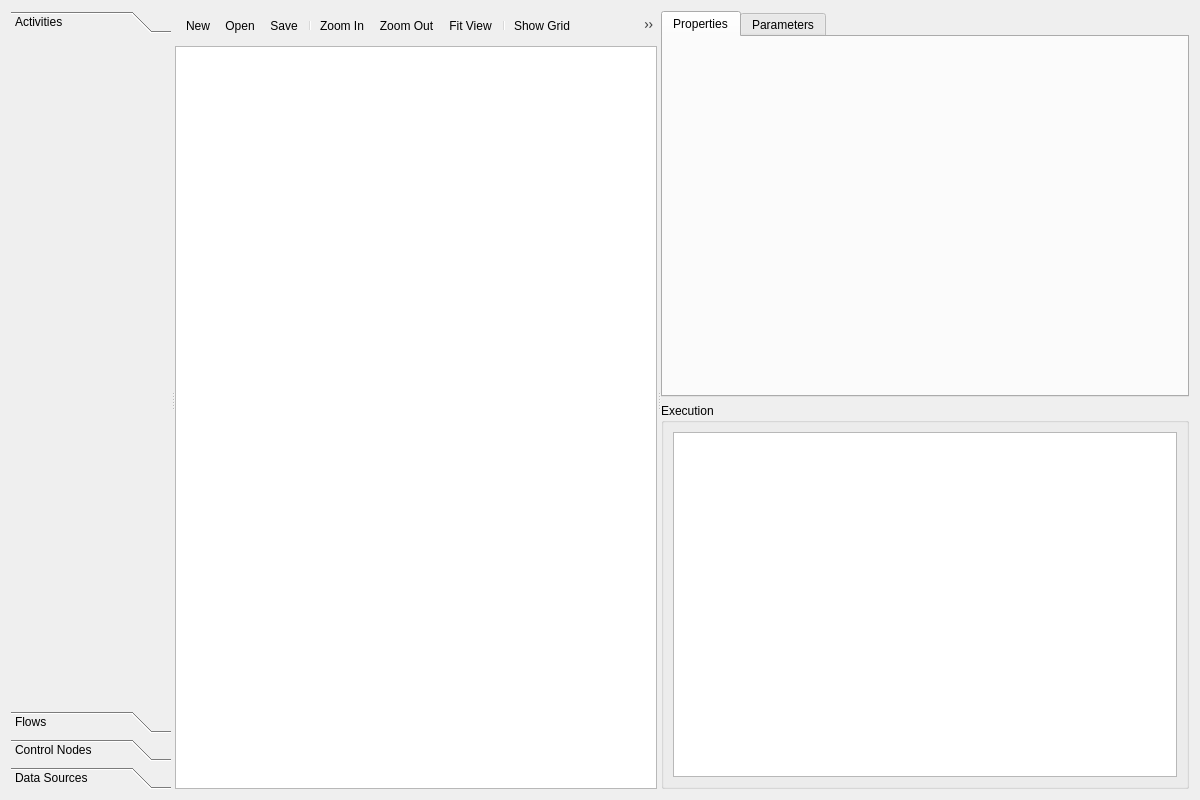
<?xml version="1.0" encoding="UTF-8"?>
<ui version="4.0">
 <class>FlowModelingForm</class>
 <widget class="QWidget" name="FlowModelingForm">
  <property name="geometry">
   <rect>
    <x>0</x>
    <y>0</y>
    <width>1200</width>
    <height>800</height>
   </rect>
  </property>
  <property name="windowTitle">
   <string>Flow Modeling</string>
  </property>
  <layout class="QHBoxLayout" name="horizontalLayout">
   <item>
    <widget class="QSplitter" name="mainSplitter">
     <property name="orientation">
      <enum>Qt::Horizontal</enum>
     </property>
     <widget class="QWidget" name="leftPanel">
      <layout class="QVBoxLayout" name="leftLayout">
       <item>
        <widget class="QToolBox" name="paletteToolbox">
         <property name="currentIndex">
          <number>0</number>
         </property>
         <widget class="QWidget" name="activitiesPage">
          <property name="geometry">
           <rect>
            <x>0</x>
            <y>0</y>
            <width>98</width>
            <height>28</height>
           </rect>
          </property>
          <attribute name="label">
           <string>Activities</string>
          </attribute>
         </widget>
         <widget class="QWidget" name="flowsPage">
          <property name="geometry">
           <rect>
            <x>0</x>
            <y>0</y>
            <width>98</width>
            <height>28</height>
           </rect>
          </property>
          <attribute name="label">
           <string>Flows</string>
          </attribute>
         </widget>
         <widget class="QWidget" name="controlNodesPage">
          <property name="geometry">
           <rect>
            <x>0</x>
            <y>0</y>
            <width>98</width>
            <height>28</height>
           </rect>
          </property>
          <attribute name="label">
           <string>Control Nodes</string>
          </attribute>
         </widget>
         <widget class="QWidget" name="dataPage">
          <property name="geometry">
           <rect>
            <x>0</x>
            <y>0</y>
            <width>98</width>
            <width>98</width>
            <height>28</height>
           </rect>
          </property>
          <attribute name="label">
           <string>Data Sources</string>
          </attribute>
         </widget>
        </widget>
       </item>
      </layout>
     </widget>
     <widget class="QWidget" name="centerPanel">
      <layout class="QVBoxLayout" name="centerLayout">
       <item>
        <widget class="QToolBar" name="toolBar">
         <addaction name="actionNew"/>
         <addaction name="actionOpen"/>
         <addaction name="actionSave"/>
         <addaction name="separator"/>
         <addaction name="actionZoomIn"/>
         <addaction name="actionZoomOut"/>
         <addaction name="actionFitView"/>
         <addaction name="separator"/>
         <addaction name="actionShowGrid"/>
         <addaction name="actionSnapGrid"/>
         <addaction name="separator"/>
         <addaction name="actionValidate"/>
         <addaction name="actionExecute"/>
        </widget>
       </item>
       <item>
        <widget class="QGraphicsView" name="canvas">
         <property name="renderHints">
          <set>QPainter::Antialiasing|QPainter::TextAntialiasing</set>
         </property>
         <property name="dragMode">
          <enum>QGraphicsView::RubberBandDrag</enum>
         </property>
        </widget>
       </item>
      </layout>
     </widget>
     <widget class="QWidget" name="rightPanel">
      <layout class="QVBoxLayout" name="rightLayout">
       <item>
        <widget class="QTabWidget" name="propertiesTab">
         <property name="currentIndex">
          <number>0</number>
         </property>
         <widget class="QWidget" name="generalTab">
          <attribute name="title">
           <string>Properties</string>
          </attribute>
          <layout class="QVBoxLayout" name="propertiesLayout"/>
         </widget>
         <widget class="QWidget" name="parametersTab">
          <attribute name="title">
           <string>Parameters</string>
          </attribute>
          <layout class="QVBoxLayout" name="parametersLayout"/>
         </widget>
        </widget>
       </item>
       <item>
        <widget class="QGroupBox" name="executionGroup">
         <property name="title">
          <string>Execution</string>
         </property>
         <layout class="QVBoxLayout" name="executionLayout">
          <item>
           <widget class="QTextEdit" name="logView">
            <property name="readOnly">
             <bool>true</bool>
            </property>
           </widget>
          </item>
         </layout>
        </widget>
       </item>
      </layout>
     </widget>
    </widget>
   </item>
  </layout>
  <action name="actionNew">
   <property name="text">
    <string>New</string>
   </property>
   <property name="toolTip">
    <string>Create new flow model</string>
   </property>
  </action>
  <action name="actionOpen">
   <property name="text">
    <string>Open</string>
   </property>
   <property name="toolTip">
    <string>Open flow model</string>
   </property>
  </action>
  <action name="actionSave">
   <property name="text">
    <string>Save</string>
   </property>
   <property name="toolTip">
    <string>Save flow model</string>
   </property>
  </action>
  <action name="actionZoomIn">
   <property name="text">
    <string>Zoom In</string>
   </property>
  </action>
  <action name="actionZoomOut">
   <property name="text">
    <string>Zoom Out</string>
   </property>
  </action>
  <action name="actionFitView">
   <property name="text">
    <string>Fit View</string>
   </property>
  </action>
  <action name="actionShowGrid">
   <property name="checkable">
    <bool>true</bool>
   </property>
   <property name="text">
    <string>Show Grid</string>
   </property>
  </action>
  <action name="actionSnapGrid">
   <property name="checkable">
    <bool>true</bool>
   </property>
   <property name="text">
    <string>Snap to Grid</string>
   </property>
  </action>
  <action name="actionValidate">
   <property name="text">
    <string>Validate</string>
   </property>
  </action>
  <action name="actionExecute">
   <property name="text">
    <string>Execute</string>
   </property>
  </action>
 </widget>
 <resources/>
 <connections/>
</ui>
